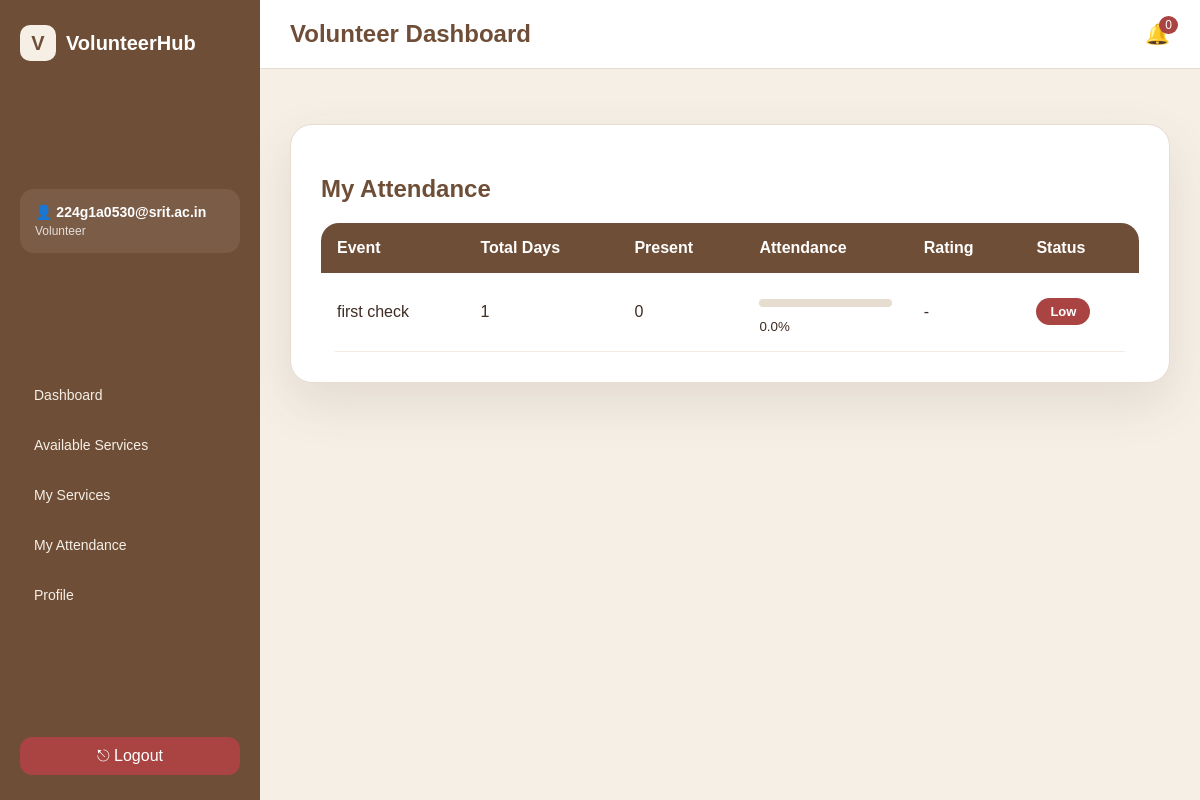
Page /volunteer/attendance/ (signed in) on the committed database.
### app1/models.py (models this page shows, shortened)
class User(AbstractUser):
    ROLE_CHOICES = (
        ('ADMIN', 'Admin'),
        ('VOLUNTEER', 'Volunteer'),
        ('ORGANIZATION', 'Organization'),
    )
    role = models.CharField(max_length=20, choices=ROLE_CHOICES)

class Service(models.Model):
    STATUS_CHOICES = (
        ('PENDING', 'Pending'),
        ('APPROVED', 'Approved'),
        ('REJECTED', 'Rejected'),
        ('COMPLETED', 'Completed'),
    )
    title = models.CharField(max_length=200)
    description = models.TextField()
    location = models.CharField(max_length=100)
    start_date = models.DateField()
    end_date = models.DateField()
    reminder_sent = models.BooleanField(default=False)
    max_volunteers = models.IntegerField()
    coordinators = models.JSONField(default=list, blank=True)
    GENDER_PREF = (
        ("ANY", "Any"),
        ("MALE", "Male"),
        ("FEMALE", "Female"),
    )
    required_gender = models.CharField(
        max_length=10,
        choices=GENDER_PREF,
        default="ANY"
    )
    required_year = models.CharField(
        max_length=20,
        blank=True,
        null=True
    )
    organization = models.ForeignKey(
        Organization,
        on_delete=models.CASCADE
    )
    organization_name = models.CharField(
        max_length=200,
        blank=True
    )
    status = models.CharField(
        max_length=20,
        choices=STATUS_CHOICES,
        default='PENDING'
    )
    authorization_letter = models.FileField(
        upload_to="service_letters/",
        null=True,
        blank=True
    )
    created_at = models.DateTimeField(auto_now_add=True)

### app1/views.py (the view)
# urls.py: path("volunteer/attendance/", views.volunteer_attendance, name="volunteer_attendance"),
@login_required
def volunteer_attendance(request):
    profile = VolunteerProfile.objects.get(user=request.user)
    applications = Application.objects.filter(
        volunteer=profile,
        status="SELECTED"
    )
    attendance_data = []
    for app in applications:
        service = app.service
        total_days = (
            (service.end_date - service.start_date).days + 1
            if service.start_date and service.end_date
            else 0
        )
        present_days = Attendance.objects.filter(
            application=app,
            is_present=True
        ).count()
        percentage = (
            round((present_days / total_days) * 100, 2)
            if total_days > 0 else 0
        )
        attendance_data.append({
            "service": service,
            "total_days": total_days,
            "present_days": present_days,
            "percentage": percentage,
            "rating": app.rating
        })
    return render(request, "volunteer/attendance.html", {
        "attendance_data": attendance_data
    })

### app1/templates/volunteer/attendance.html (shortened to what this page needs)
{% extends "base_volunteer.html" %}
{% block content %}
<div class="attendance-card">
    <h2>My Attendance</h2>
    <table class="attendance-table">
        <tr>
            <th>Event</th>
            <th>Total Days</th>
            <th>Present</th>
            <th>Attendance</th>
            <th>Rating</th>
            <th>Status</th>
        </tr>
        {% for item in attendance_data %}
        <tr>
            <td>{{ item.service.title }}</td>
            <td>{{ item.total_days }}</td>
            <td>{{ item.present_days }}</td>
            <td>
                <div class="progress-bar">
                </div>
                <small>{{ item.percentage }}%</small>
            </td>
<td>
    {% if item.rating %}
        {% for i in "12345" %}
            {% if forloop.counter <= item.rating %}
                <span style="color:#facc15;">★</span>
            {% else %}
                <span style="color:#ccc;">★</span>
            {% endif %}
        {% endfor %}
    {% else %}
        -
    {% endif %}
</td>
            <td>
                {% if item.percentage >= 75 %}
                    <span class="badge high">Excellent</span>
                {% elif item.percentage >= 50 %}
                    <span class="badge medium">Average</span>
                {% else %}
                    <span class="badge low">Low</span>
                {% endif %}
            </td>
        </tr>
        {% empty %}
        <tr>
            <td colspan="5">No attendance records yet</td>
        </tr>
        {% endfor %}
    </table>
</div>
{% endblock %}

### app1/templates/base_volunteer.html (shortened to what this page needs)
{% load static %}
<!DOCTYPE html>
<html>
<head>
    <link rel="stylesheet" href="{% static 'css/volunteer_dashboard.css' %}">
</head>
<body>
<div class="app">
    <aside class="sidebar">
        <div class="logo">
            <div class="logo-icon">V</div>
            <span>VolunteerHub</span>
        </div>
        <div class="profile-box">
            <div>
                <h4>👤 {{ request.user.username }}</h4>
                <p >    Volunteer</p>
            </div>
        </div>
<nav class="menu">
    <a href="/volunteer/dashboard/"
       class="{% if active_page == 'dashboard' %}active{% endif %}">
        Dashboard
    </a>
    <a href="{% url 'volunteer_available_services' %}"
       class="{% if active_page == 'services' %}active{% endif %}">
        Available Services
    </a>
    <a href="/volunteer/applications/"
       class="{% if active_page == 'applications' %}active{% endif %}">
        My Services
    </a>
    <a href="/volunteer/attendance/"
        class="{% if active_page == 'volunteer_attendance' %} active {%endif %}">
        My Attendance
    </a>
    <a href="{% url 'volunteer_profile' %}"
       class="{% if active_page == 'profile' %}active{% endif %}">
        Profile
    </a>
</nav>
        <div class="sidebar-footer">
            <a class="logout" href="{% url 'logout' %}">⎋ Logout</a>
        </div>
    </aside>
    <main class="main">
        <header class="topbar">
            <h2>Volunteer Dashboard</h2>
            <div class="notification-wrapper">
    <div class="bell" onclick="toggleNotifications()">
        🔔
        <span id="notifCount" class="notif-count">0</span>
    </div>
</div>
        </header>
        <section class="content">
            {% block content %}
            {% endblock %}
        </section>
    </main>
</div>
</body>
</html>

### app1/static/css/volunteer_dashboard.css (style rules this page uses)
* { box-sizing: border-box; font-family: "Poppins", sans-serif; }
html, body { height: 100%; margin: 0; overflow: hidden; background: #f5efe6; }
.app { display: flex; height: 100vh; }
.sidebar { width: 260px; background: #6f4e37; color: #f5efe6; padding: 20px; display: flex; flex-direction: column; height: 100vh; overflow: hidden; }
.logo { display: flex; align-items: center; gap: 10px; font-weight: bold; font-size: 18px; margin-bottom: 25px; color: white; }
.logo-icon { background: #8b5e3c; color: white; padding: 8px 12px; border-radius: 12px; }
.profile-box { background: #8b5e3c; padding: 14px; border-radius: 14px; margin-bottom: 20px; }
.profile-box h4 { margin: 0; font-size: 14px; }
.profile-box p { margin: 4px 0 0; font-size: 12px; opacity: 0.8; }
.menu { margin-top: 20px; }
.menu a { display: block; padding: 12px 14px; margin-bottom: 6px; border-radius: 12px; text-decoration: none; color: #f5efe6; font-size: 14px; transition: 0.3s ease; }
.sidebar-footer { margin-top: auto; padding-top: 15px; }
.logout { color: #ffd6d6; text-decoration: none; }
.main { flex: 1; display: flex; flex-direction: column; height: 100vh; }
.topbar { background: white; padding: 20px 30px; border-bottom: 1px solid #e6dccf; display: flex; justify-content: space-between; align-items: center; flex-shrink: 0; }
.content { padding: 30px; flex: 1; overflow-y: auto; }
.progress-bar { background: #e6dccf; height: 10px; border-radius: 8px; margin: 10px 0; }
.notification-wrapper { position: relative; z-index: 9999; }
.bell { cursor: pointer; font-size: 22px; color: #6f4e37; position: relative; }
.notif-count { position: absolute; top: -5px; right: -8px; background: #a94442; color: white; font-size: 11px; padding: 2px 6px; border-radius: 50%; }

### app1/templates/base_volunteer.html (style rules this page uses)
body { margin:0; font-family:'Poppins',sans-serif; background:#f5efe6; color:#3e2c23; }
.app { display:flex; min-height:100vh; }
.sidebar { width:260px; background:#6f4e37; color:white; display:flex; flex-direction:column; justify-content:space-between; padding:25px 20px; }
.logo { display:flex; align-items:center; gap:10px; font-size:20px; font-weight:700; }
.logo-icon { width:36px; height:36px; border-radius:10px; background:#f5efe6; color:#6f4e37; display:flex; align-items:center; justify-content:center; font-weight:700; }
.profile-box { margin:30px 0; padding:15px; background:rgba(255,255,255,.08); border-radius:14px; }
.menu { display:flex; flex-direction:column; gap:8px; }
.menu a { text-decoration:none; color:#f5efe6; padding:10px 14px; border-radius:12px; transition:0.3s ease; font-weight:500; }
.sidebar-footer { margin-top:30px; }
.logout { text-decoration:none; color:white; padding:10px 14px; border-radius:12px; display:block; background:#a94442; text-align:center; transition:0.3s; }
.main { flex:1; display:flex; flex-direction:column; }
.topbar { background:white; padding:20px 30px; display:flex; justify-content:space-between; align-items:center; border-bottom:1px solid #e6dccf; }
.topbar h2 { margin:0; color:#6f4e37; }
.notification-wrapper { position:relative; }
.bell { cursor:pointer; font-size:20px; position:relative; }
.notif-count { position:absolute; top:-6px; right:-8px; background:#a94442; color:white; font-size:12px; padding:2px 6px; border-radius:50%; }
.content { padding:30px; }

### app1/templates/volunteer/attendance.html (style rules this page uses)
.attendance-card { background:white; border-radius:22px; padding:30px; border:1px solid #e6dccf; box-shadow:0 20px 50px rgba(111,78,55,.12); margin-top:25px; font-family:'Poppins',sans-serif; color:#3e2c23; }
.attendance-card h2 { color:#6f4e37; margin-bottom:20px; }
.attendance-table { width:100%; border-collapse:collapse; overflow:hidden; border-radius:18px; }
.attendance-table th { background:#6f4e37; color:white; padding:16px; text-align:left; font-weight:600; }
.attendance-table td { padding:16px; border-bottom:1px solid #f1ebe2; }
.attendance-table tr { transition:0.25s ease; }
.badge { padding:6px 14px; border-radius:20px; font-size:13px; font-weight:600; display:inline-block; }
.low { background:#a94442; color:white; }
.progress-bar { width:100%; height:8px; background:#e6dccf; border-radius:10px; overflow:hidden; }

### rows in the picture
User: user.username "224g1a0530@srit.ac.in"
Service: service "first check", total_days "1", present_days "0", percentage "0.0"
